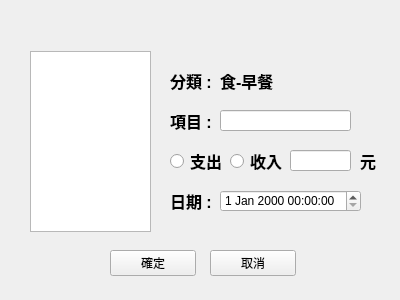
<?xml version="1.0" encoding="UTF-8"?>
<ui version="4.0">
 <class>RecordWindow</class>
 <widget class="QMainWindow" name="RecordWindow">
  <property name="geometry">
   <rect>
    <x>0</x>
    <y>0</y>
    <width>400</width>
    <height>300</height>
   </rect>
  </property>
  <property name="font">
   <font/>
  </property>
  <property name="windowTitle">
   <string>RecordWindow</string>
  </property>
  <widget class="QWidget" name="centralwidget">
   <widget class="QDateTimeEdit" name="dateTimeEdit">
    <property name="geometry">
     <rect>
      <x>220</x>
      <y>190</y>
      <width>141</width>
      <height>22</height>
     </rect>
    </property>
   </widget>
   <widget class="QTreeView" name="treeView">
    <property name="geometry">
     <rect>
      <x>30</x>
      <y>51</y>
      <width>121</width>
      <height>181</height>
     </rect>
    </property>
   </widget>
   <widget class="QLineEdit" name="lineEdit">
    <property name="geometry">
     <rect>
      <x>220</x>
      <y>110</y>
      <width>131</width>
      <height>21</height>
     </rect>
    </property>
   </widget>
   <widget class="QLabel" name="label_2">
    <property name="geometry">
     <rect>
      <x>360</x>
      <y>150</y>
      <width>21</width>
      <height>21</height>
     </rect>
    </property>
    <property name="font">
     <font>
      <pointsize>12</pointsize>
      <bold>true</bold>
     </font>
    </property>
    <property name="text">
     <string>元</string>
    </property>
   </widget>
   <widget class="QLabel" name="label_3">
    <property name="geometry">
     <rect>
      <x>170</x>
      <y>110</y>
      <width>51</width>
      <height>21</height>
     </rect>
    </property>
    <property name="font">
     <font>
      <pointsize>12</pointsize>
      <bold>true</bold>
     </font>
    </property>
    <property name="text">
     <string>項目 :</string>
    </property>
   </widget>
   <widget class="QLineEdit" name="lineEdit_2">
    <property name="geometry">
     <rect>
      <x>290</x>
      <y>150</y>
      <width>61</width>
      <height>21</height>
     </rect>
    </property>
   </widget>
   <widget class="QLabel" name="label_4">
    <property name="geometry">
     <rect>
      <x>170</x>
      <y>190</y>
      <width>51</width>
      <height>21</height>
     </rect>
    </property>
    <property name="font">
     <font>
      <pointsize>12</pointsize>
      <bold>true</bold>
     </font>
    </property>
    <property name="text">
     <string>日期 :</string>
    </property>
   </widget>
   <widget class="QPushButton" name="pushButton">
    <property name="geometry">
     <rect>
      <x>110</x>
      <y>250</y>
      <width>86</width>
      <height>26</height>
     </rect>
    </property>
    <property name="font">
     <font/>
    </property>
    <property name="styleSheet">
     <string notr="true"/>
    </property>
    <property name="text">
     <string>確定</string>
    </property>
   </widget>
   <widget class="QPushButton" name="pushButton_2">
    <property name="geometry">
     <rect>
      <x>210</x>
      <y>250</y>
      <width>86</width>
      <height>26</height>
     </rect>
    </property>
    <property name="font">
     <font/>
    </property>
    <property name="styleSheet">
     <string notr="true"/>
    </property>
    <property name="text">
     <string>取消</string>
    </property>
   </widget>
   <widget class="QLabel" name="label_5">
    <property name="geometry">
     <rect>
      <x>170</x>
      <y>70</y>
      <width>51</width>
      <height>21</height>
     </rect>
    </property>
    <property name="font">
     <font>
      <pointsize>12</pointsize>
      <bold>true</bold>
     </font>
    </property>
    <property name="text">
     <string>分類 :</string>
    </property>
   </widget>
   <widget class="QLabel" name="label_6">
    <property name="geometry">
     <rect>
      <x>220</x>
      <y>70</y>
      <width>61</width>
      <height>21</height>
     </rect>
    </property>
    <property name="font">
     <font>
      <pointsize>12</pointsize>
      <bold>true</bold>
     </font>
    </property>
    <property name="text">
     <string>食-早餐</string>
    </property>
   </widget>
   <widget class="QRadioButton" name="radioButton">
    <property name="geometry">
     <rect>
      <x>170</x>
      <y>150</y>
      <width>61</width>
      <height>22</height>
     </rect>
    </property>
    <property name="font">
     <font>
      <pointsize>12</pointsize>
      <bold>true</bold>
     </font>
    </property>
    <property name="text">
     <string>支出</string>
    </property>
   </widget>
   <widget class="QRadioButton" name="radioButton_2">
    <property name="geometry">
     <rect>
      <x>230</x>
      <y>150</y>
      <width>61</width>
      <height>22</height>
     </rect>
    </property>
    <property name="font">
     <font>
      <pointsize>12</pointsize>
      <bold>true</bold>
     </font>
    </property>
    <property name="text">
     <string>收入</string>
    </property>
   </widget>
   <zorder>dateTimeEdit</zorder>
   <zorder>lineEdit</zorder>
   <zorder>label_2</zorder>
   <zorder>label_3</zorder>
   <zorder>lineEdit_2</zorder>
   <zorder>label_4</zorder>
   <zorder>pushButton</zorder>
   <zorder>pushButton_2</zorder>
   <zorder>label_5</zorder>
   <zorder>label_6</zorder>
   <zorder>radioButton</zorder>
   <zorder>radioButton_2</zorder>
   <zorder>treeView</zorder>
  </widget>
  <action name="action">
   <property name="text">
    <string>新增主分類</string>
   </property>
  </action>
  <action name="action_2">
   <property name="text">
    <string>新增次分類</string>
   </property>
  </action>
 </widget>
 <resources/>
 <connections/>
</ui>
